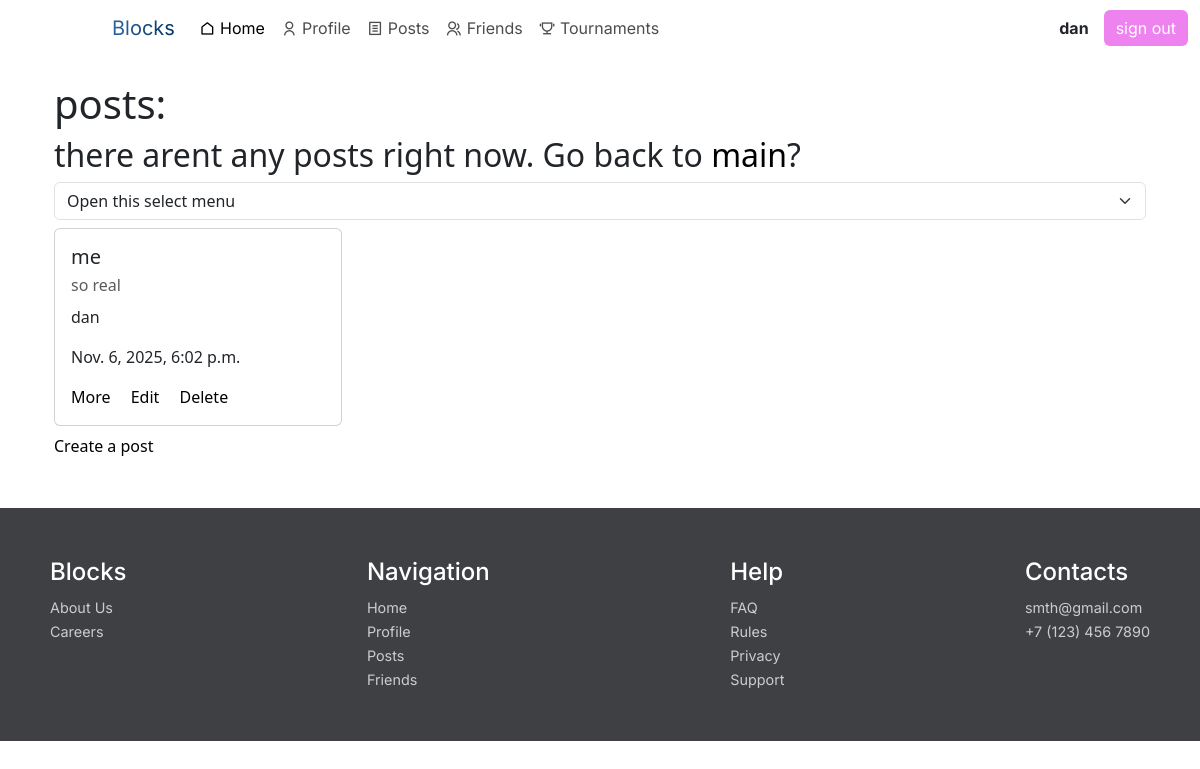
The app's page /posts/ (signed in) with its own data.
### polls/models.py (models this page shows, shortened)
class Post(models.Model):
    title= models.CharField(max_length=200)
    content=models.TextField()
    created_at=models.DateTimeField(auto_now_add=True)
    author=models.ForeignKey(User,on_delete=models.CASCADE,)
    likes=models.ManyToManyField(User,related_name="likes", blank=True)

### polls/views.py (the view)
# urls.py: path("posts/" , views.posts_view, name="posts_view"),
def posts_view(request):
    if request.GET.get("sort")=="1":
        posts=Post.objects.filter(author=request.user).order_by("-created_at")
    else:
        posts=Post.objects.filter(author=request.user)
    return render(request,"posts.html",{"posts":posts})

### templates/posts.html (shortened to what this page needs)
{% extends 'base.html' %}
{% block content %}
  <div class="container">
    <h1>posts:</h1>
    <h2>there arent any posts right now. Go back to <a href="/main">main</a>?</h2>
    <select class="form-select" id="sort-select" name="sort" aria-label="Default select example">
      <option selected disabled>Open this select menu</option>
    </select>
    <div id="post-container">
      {% for post in posts %}
      <div class="card my-2" style="width: 18rem;">
        <div class="card-body">
          <h5 class="card-title">{{ post.title }}</h5>
          <p class="card-subtitle mb-2 text-body-secondary">{{ post.content }}</p>
          <p>{{ post.author }}</p>
          <p>{{ post.created_at }}</p>
          <a href="/post/{{ post.id }}" class="card-link">More</a>
          <a href="/post/edit/{{ post.pk }}" class="card-link">Edit</a>
          <a href="/post/{{ post.id }}/delete" class="card-link">Delete</a>
        </div>
      </div>
      {% endfor %}
    </div>
    <a href="/post/create">Create a post</a>
  </div>
{% endblock %}

### templates/base.html (shortened to what this page needs)
<!DOCTYPE html>
<html lang="en">
  <head>
    <link href="https://cdn.jsdelivr.net/npm/bootstrap@5.3.3/dist/css/bootstrap.min.css" rel="stylesheet" />
    <link href="https://cdn.jsdelivr.net/npm/remixicon@4.5.0/fonts/remixicon.css" rel="stylesheet" />
  </head>
  <body>
    <header>
      <nav class="navbar navbar-expand-lg">
        <div class="container-fluid ">
          <a class="navbar-brand name" href="{% url 'index_view' %}">Blocks</a>
          <div class="collapse navbar-collapse" id="navbarSupportedContent">
            <ul class="navbar-nav me-auto mb-2 mb-lg-0">
              <li class="nav-item">
                <a class="nav-link active" aria-current="page" href="{% url 'index_view' %}"><i class="ri-home-line"></i> Home</a>
              </li>
              <li class="nav-item">
                <a class="nav-link" href="{% url 'profile_view' %}"><i class="ri-user-line"></i> Profile</a>
              </li>
              <li class="nav-item">
                <a class="nav-link" href="{% url 'posts_view' %}"><i class="ri-file-list-line"></i> Posts</a>
              </li>
              <li class="nav-item">
                <a class="nav-link" href="{% url 'friends_view' %}"><i class="ri-group-line"></i> Friends</a>
              </li>
              <li class="nav-item">
                <a class="nav-link" href="{% url 'tournament_list' %}"><i class="ri-trophy-line"></i> Tournaments</a>
              </li>
            </ul>
            <div class="d-flex align-items-center">
              {% if user.is_authenticated %}
                <span class="username">{{ user.username }}</span>
                <a href="{% url 'logout' %} " class="d-flex align-items-center btn btn-violet">sign out</a>
              {% else %}
                <a href="{% url 'login' %}" class="btn btn-success">sign in</a>
              {% endif %}
            </div>
          </div>
        </div>
      </nav>
    </header>
    <div class="container mt-4">
        {% block content %}
        {% endblock %}
    </div>
    <footer>
        <div class="box2">
        <div class="box">
            <div>
            <h4>Blocks</h4>
            <div>
                <a href="{% url 'index_view' %}">About Us</a>
            </div>
            <div>
                <a href="">Careers</a>
            </div>
            </div>
            <div>
            <h4>Navigation</h4>
            <div>
                <a href="{% url 'index_view' %}">Home</a>
            </div>
            <div>
                <a href="{% url 'profile_view' %}">Profile</a>
            </div>
            <div>
                <a href="{% url 'posts_view' %}">Posts</a>
            </div>
            <div>
                <a href="{% url 'friends_view' %}">Friends</a>
            </div>
            </div>
            <div>
            <h4>Help</h4>
            <div>
                <a href="">FAQ</a>
            </div>
            <div>
                <a href="">Rules</a>
            </div>
            <div>
                <a href="">Privacy</a>
            </div>
            <div>
                <a href="">Support</a>
            </div>
            </div>
            <div>
            <h4>Contacts</h4>
            <div>
                <a href="">smth@gmail.com</a>
            </div>
            <div>
                <a href="">+7 (123) 456 7890</a>
            </div>
            </div>
        </div>
        </div>
    </footer>
  </body>
</html>

### templates/base.html (style rules this page uses)
:root { --secondary: #123561; }
a { text-decoration: none; color: black; }
.name { background: linear-gradient(to right,#2a66a3,#013364); -webkit-background-clip: text; -webkit-text-fill-color: transparent; margin-left: 100px; }
.nav-link { position: relative; color: rgba(0,0,0,0.7); }
.nav-link:after { content: ''; position: absolute; bottom: 0; left: 0; width: 0; height: 2px; background: var(--secondary); transition: all 0.3s cubic-bezier(0.175, 0.885, 0.32, 1.275); }
.username { vertical-align: center; margin-right: 15px; font-weight: bold; }
.btn-violet { background-color: violet; border: none; color: white; }
.box { display: flex; justify-content: space-between; color: white; padding: 50px; }
.box2 { display: flex; flex-direction: column; color: white; }
footer { background-color: rgb(62, 64, 68); margin-top: 50px; position: relative; font-family: "Inter", sans-serif; }
footer a { color: #ccc; font-size: 0.9rem; }
header { font-family: "Inter", sans-serif; }

### records on screen
Post: title "me", content "so real", author "dan", created_at "Nov. 6, 2025, 6:02 p.m."

### other values on screen
{{ user.username }} "dan"
